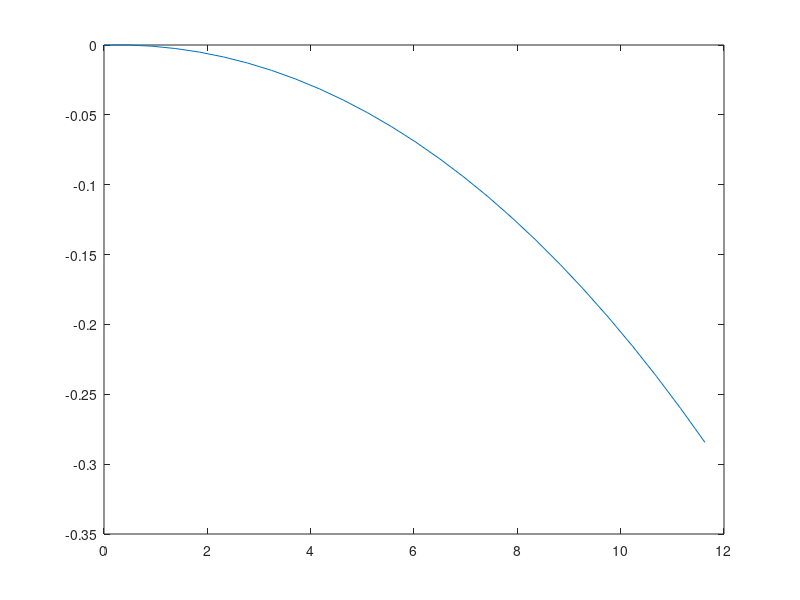

MATLAB code for this plot:
clear all 
close all

%Constants
%flight conditions
rho = 1.225;


%Helicopter parameters
mass =  8322.4;             %kg
chord = 0.5273;             %m
I_y = 87905.35;             %kgm^2  estimated
Omega =  257.83   *2*pi/60; %rad/s
R_tip = 8.1778;             %m
Cl_alpha = 0.1176   *180/pi;%1/rad
h = 2.4;                    %m, height from blades to cg
gamma = 9;                  %[-] still needs to be determined

%drag           still needs to be determined
Cd = 0;
S = 0;

%get solidity
A_blades = (R_tip)*chord*4;
A_disc = pi*R_tip^2;
sigma = A_blades/A_disc;


%% start parameters for simulation
%initial conditions
V_x0 =      46.3;  
theta_f0 =  -2   *pi/180;        %rad
q0 =        0   *pi/180;        %rad/s
u0 =        cos(theta_f0)*V_x0;   %m/s
w0 =        sin(theta_f0)*V_x0;   %m/s

%control variables:
theta_0 =   6   *pi/180;        %rad
theta_c =   6   *pi/180;        %rad

%tracking the heli start point
x = [0];
y = [0];

%timestep
dt = 0.01;

%% Create the system

%state variables:
u = u0;
w = w0;
theta_f = theta_f0;  
q = q0;


%starting simulation

sim_count = 0;
for i = 1:25

    
    
    %flight velocity
    V = sqrt(u^2+w^2);  
    %control plane angle
    alpha_c = theta_c - atan(w/u);

    %HEEL GEVAARLIJK, ANDERS DAN ASSIGNMENT
    alpha_c = theta_c + atan(w/u); %Lijkt logischer toch?
    
    %w fraction
    lampda_c = V*sin(alpha_c)/(Omega*R_tip);
    %u fraction
    mu = V*cos(alpha_c)/(Omega*R_tip);
    
    %% Find lampda_i, induced velocity fraction
    alpha_newton = 0.4; %newton raphson parameter
    
    %search start lampda
    lampda_i = 0;       %chosen
    count = 0;          %counting
    Flampda = 1;        %dummy to initiate while loop
    
    
    %trakcing the heli progression 
    V_x = cos(theta_f)*u+sin(theta_f)*w;
    V_y = cos(theta_f)*w-sin(theta_f)*u;
    x = [x x(end)+dt*V_x];
    y = [y y(end)+dt*V_y];

    
    while abs(Flampda)>0.0001 && count<1000
        lampda_i_2 = lampda_i+0.0001;
        
    
    
        %f(x)
        %obtain glauert thrust
        a_1 = (-16/gamma*q/Omega  +8/3*mu*theta_0-2*mu*(lampda_i+lampda_c))/       (1-1/2*mu^2);
        %absolute and induced velocity
        V_glau = V/(Omega*R_tip)*cos(alpha_c-a_1);
        Vi_glau = V/(Omega*R_tip)*sin(alpha_c-a_1)+lampda_i;%glauert thrust
        CT_glau = 2*lampda_i*sqrt(V_glau^2+Vi_glau^2);%element thrust
        CT_elem = 1/4*Cl_alpha*sigma*(2/3*theta_0*(1+3/2*mu^2)-(lampda_c - lampda_i));
        %match the two thrusts
        Flampda = CT_elem - CT_glau;
    
        %f(x+dx)
        %obtain glauert thrust
        a_1 = (-16/gamma*q/Omega  +8/3*mu*theta_0-2*mu*(lampda_i_2+lampda_c))/       (1-1/2*mu^2);
        %absolute and induced velocity
        V_glau = V/(Omega*R_tip)*cos(alpha_c-a_1);
        Vi_glau = V/(Omega*R_tip)*sin(alpha_c-a_1)+lampda_i_2;
        CT_glau = 2*lampda_i_2*sqrt(V_glau^2+Vi_glau^2);%glauert thrust
        CT_elem = 1/4*Cl_alpha*sigma*(2/3*theta_0*(1+3/2*mu^2)-(lampda_c - lampda_i_2));%element thrust
        %match the two thrusts
        Flampda_2 = CT_elem - CT_glau;
    
        %f'(x)
        Flampda_grad = (Flampda_2-Flampda)/(lampda_i_2-lampda_i);
    
        %xn+1 = x - alpha * f(x)/f'(x)
        lampda_i = lampda_i - alpha_newton* Flampda/Flampda_grad;
        count = count+1;
    end
    
    %get thrust and drag
    T = CT_glau*rho*(Omega*R_tip)^2*pi*R_tip^2;
    D = Cd*1/2*rho*V^2*S;
    
    %get derivatives
    u_dot = -9.81*sin(theta_f) - D*u/mass/V+T/mass*sin(theta_c-a_1) - q*w;
    w_dot = 9.81*cos(theta_f)- D*w/mass/V - T/mass*cos(theta_c-a_1) + q*u;
    q_dot = -T/I_y*h*sin(theta_c-a_1);
    theta_f_dot = q;
    
    %get state variables
    u = u+u_dot*dt;
    w = w+w_dot*dt;
    q = q+q_dot*dt;
    theta_f = theta_f+ theta_f_dot*dt;

    %count
    sim_count = sim_count+1;
    disp(sim_count);
end


%plot xy
plot(x,y);


% Try to figure out gamma
% Cl_alpha = 0.1176*180/pi;
% n = 200;
% dr  = 1/n; %Radial increment - adimensional
% r = (0:dr:1); %preallocating the r-range
% massMeter = 13.92; %Mass for meter kg/m
% massMeter = 243.94/R_tip;
% Ib = sum(massMeter*R_tip*((r*R_tip).^2)*dr); %Inertial Moment
% Ib = 243.94*(R_tip/2)^2;
% 
% % 
% gamma = rho*Cl_alpha*chord*R_tip^4/Ib; %doesnt hold up, why?
% 